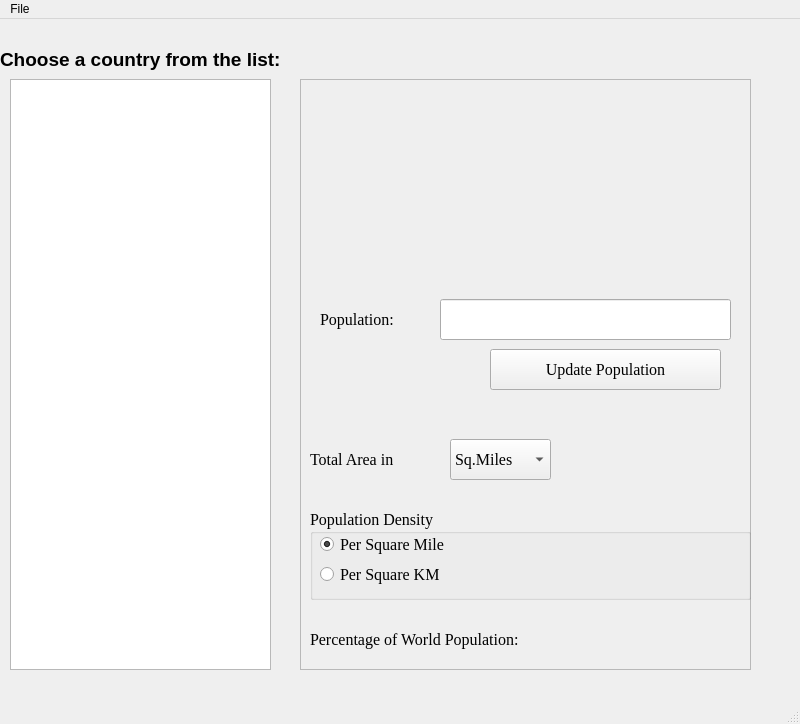
<?xml version="1.0" encoding="UTF-8"?>
<ui version="4.0">
 <class>MainWindow</class>
 <widget class="QMainWindow" name="MainWindow">
  <property name="geometry">
   <rect>
    <x>0</x>
    <y>0</y>
    <width>800</width>
    <height>724</height>
   </rect>
  </property>
  <property name="font">
   <font>
    <pointsize>9</pointsize>
   </font>
  </property>
  <property name="windowTitle">
   <string>MainWindow</string>
  </property>
  <widget class="QWidget" name="centralwidget">
   <widget class="QLabel" name="labelMessage">
    <property name="geometry">
     <rect>
      <x>0</x>
      <y>20</y>
      <width>351</width>
      <height>41</height>
     </rect>
    </property>
    <property name="font">
     <font>
      <pointsize>14</pointsize>
      <weight>75</weight>
      <bold>true</bold>
     </font>
    </property>
    <property name="text">
     <string>Choose a country from the list:</string>
    </property>
   </widget>
   <widget class="QListWidget" name="listCountries">
    <property name="geometry">
     <rect>
      <x>10</x>
      <y>60</y>
      <width>261</width>
      <height>591</height>
     </rect>
    </property>
    <property name="font">
     <font>
      <family>Times New Roman</family>
     </font>
    </property>
   </widget>
   <widget class="QFrame" name="frameBase">
    <property name="geometry">
     <rect>
      <x>300</x>
      <y>60</y>
      <width>451</width>
      <height>591</height>
     </rect>
    </property>
    <property name="font">
     <font>
      <weight>50</weight>
      <bold>false</bold>
     </font>
    </property>
    <property name="frameShape">
     <enum>QFrame::StyledPanel</enum>
    </property>
    <property name="frameShadow">
     <enum>QFrame::Raised</enum>
    </property>
    <widget class="QLabel" name="labelCountryName">
     <property name="geometry">
      <rect>
       <x>0</x>
       <y>0</y>
       <width>191</width>
       <height>41</height>
      </rect>
     </property>
     <property name="font">
      <font>
       <family>Times New Roman</family>
       <pointsize>12</pointsize>
       <weight>75</weight>
       <bold>true</bold>
      </font>
     </property>
     <property name="text">
      <string/>
     </property>
    </widget>
    <widget class="QLabel" name="labelCountryFlag">
     <property name="geometry">
      <rect>
       <x>50</x>
       <y>60</y>
       <width>261</width>
       <height>111</height>
      </rect>
     </property>
     <property name="text">
      <string/>
     </property>
    </widget>
    <widget class="QLabel" name="labelPopulation">
     <property name="geometry">
      <rect>
       <x>20</x>
       <y>220</y>
       <width>91</width>
       <height>41</height>
      </rect>
     </property>
     <property name="font">
      <font>
       <family>Times New Roman</family>
       <pointsize>12</pointsize>
       <weight>50</weight>
       <bold>false</bold>
      </font>
     </property>
     <property name="layoutDirection">
      <enum>Qt::LeftToRight</enum>
     </property>
     <property name="text">
      <string>Population:</string>
     </property>
    </widget>
    <widget class="QPushButton" name="pushButtonUpdate">
     <property name="geometry">
      <rect>
       <x>190</x>
       <y>270</y>
       <width>231</width>
       <height>41</height>
      </rect>
     </property>
     <property name="font">
      <font>
       <family>Times New Roman</family>
       <pointsize>12</pointsize>
      </font>
     </property>
     <property name="text">
      <string>Update Population</string>
     </property>
    </widget>
    <widget class="QLabel" name="labelArea">
     <property name="geometry">
      <rect>
       <x>10</x>
       <y>360</y>
       <width>131</width>
       <height>41</height>
      </rect>
     </property>
     <property name="font">
      <font>
       <family>Times New Roman</family>
       <pointsize>12</pointsize>
      </font>
     </property>
     <property name="text">
      <string>Total Area in</string>
     </property>
    </widget>
    <widget class="QGroupBox" name="groupBoxDensity">
     <property name="geometry">
      <rect>
       <x>10</x>
       <y>430</y>
       <width>441</width>
       <height>91</height>
      </rect>
     </property>
     <property name="font">
      <font>
       <family>Times New Roman</family>
       <pointsize>12</pointsize>
       <weight>50</weight>
       <bold>false</bold>
      </font>
     </property>
     <property name="title">
      <string>Population Density</string>
     </property>
     <widget class="QRadioButton" name="radioButtonMile">
      <property name="geometry">
       <rect>
        <x>10</x>
        <y>20</y>
        <width>161</width>
        <height>31</height>
       </rect>
      </property>
      <property name="font">
       <font>
        <pointsize>12</pointsize>
        <weight>50</weight>
        <bold>false</bold>
       </font>
      </property>
      <property name="text">
       <string>Per Square Mile</string>
      </property>
      <property name="checked">
       <bool>true</bool>
      </property>
     </widget>
     <widget class="QRadioButton" name="radioButtonKm">
      <property name="geometry">
       <rect>
        <x>10</x>
        <y>50</y>
        <width>151</width>
        <height>31</height>
       </rect>
      </property>
      <property name="font">
       <font>
        <pointsize>12</pointsize>
        <weight>50</weight>
        <bold>false</bold>
       </font>
      </property>
      <property name="text">
       <string>Per Square KM</string>
      </property>
     </widget>
     <widget class="QLabel" name="labelDensity">
      <property name="geometry">
       <rect>
        <x>290</x>
        <y>30</y>
        <width>141</width>
        <height>41</height>
       </rect>
      </property>
      <property name="text">
       <string/>
      </property>
     </widget>
    </widget>
    <widget class="QLabel" name="labelPersontagePopulatin">
     <property name="geometry">
      <rect>
       <x>10</x>
       <y>540</y>
       <width>281</width>
       <height>41</height>
      </rect>
     </property>
     <property name="font">
      <font>
       <family>Times New Roman</family>
       <pointsize>12</pointsize>
      </font>
     </property>
     <property name="text">
      <string>Percentage of World Population:</string>
     </property>
    </widget>
    <widget class="QComboBox" name="comboBoxMilesKm">
     <property name="geometry">
      <rect>
       <x>150</x>
       <y>360</y>
       <width>101</width>
       <height>41</height>
      </rect>
     </property>
     <property name="font">
      <font>
       <family>Times New Roman</family>
       <pointsize>12</pointsize>
      </font>
     </property>
     <item>
      <property name="text">
       <string>Sq.Miles</string>
      </property>
     </item>
     <item>
      <property name="text">
       <string>Sq.KM</string>
      </property>
     </item>
    </widget>
    <widget class="QLabel" name="labelArea_2">
     <property name="geometry">
      <rect>
       <x>280</x>
       <y>360</y>
       <width>161</width>
       <height>41</height>
      </rect>
     </property>
     <property name="font">
      <font>
       <family>Times New Roman</family>
       <pointsize>12</pointsize>
      </font>
     </property>
     <property name="text">
      <string/>
     </property>
    </widget>
    <widget class="QLabel" name="labelPercentagePopulation">
     <property name="geometry">
      <rect>
       <x>290</x>
       <y>540</y>
       <width>151</width>
       <height>31</height>
      </rect>
     </property>
     <property name="font">
      <font>
       <pointsize>12</pointsize>
      </font>
     </property>
     <property name="text">
      <string/>
     </property>
    </widget>
    <widget class="QLineEdit" name="lineEditPopulation">
     <property name="geometry">
      <rect>
       <x>140</x>
       <y>220</y>
       <width>291</width>
       <height>41</height>
      </rect>
     </property>
     <property name="font">
      <font>
       <pointsize>12</pointsize>
      </font>
     </property>
    </widget>
   </widget>
  </widget>
  <widget class="QMenuBar" name="menubar">
   <property name="geometry">
    <rect>
     <x>0</x>
     <y>0</y>
     <width>800</width>
     <height>23</height>
    </rect>
   </property>
   <widget class="QMenu" name="menuFile">
    <property name="title">
     <string>File</string>
    </property>
    <addaction name="actionLoad_countries"/>
    <addaction name="actionSave_To_File"/>
    <addaction name="actionExit"/>
   </widget>
   <addaction name="menuFile"/>
  </widget>
  <widget class="QStatusBar" name="statusbar"/>
  <action name="actionLoad_countries">
   <property name="checkable">
    <bool>false</bool>
   </property>
   <property name="enabled">
    <bool>true</bool>
   </property>
   <property name="text">
    <string>Load countires</string>
   </property>
  </action>
  <action name="actionSave_To_File">
   <property name="enabled">
    <bool>false</bool>
   </property>
   <property name="text">
    <string>Save To File</string>
   </property>
  </action>
  <action name="actionExit">
   <property name="text">
    <string>Exit</string>
   </property>
  </action>
 </widget>
 <resources/>
 <connections/>
</ui>
